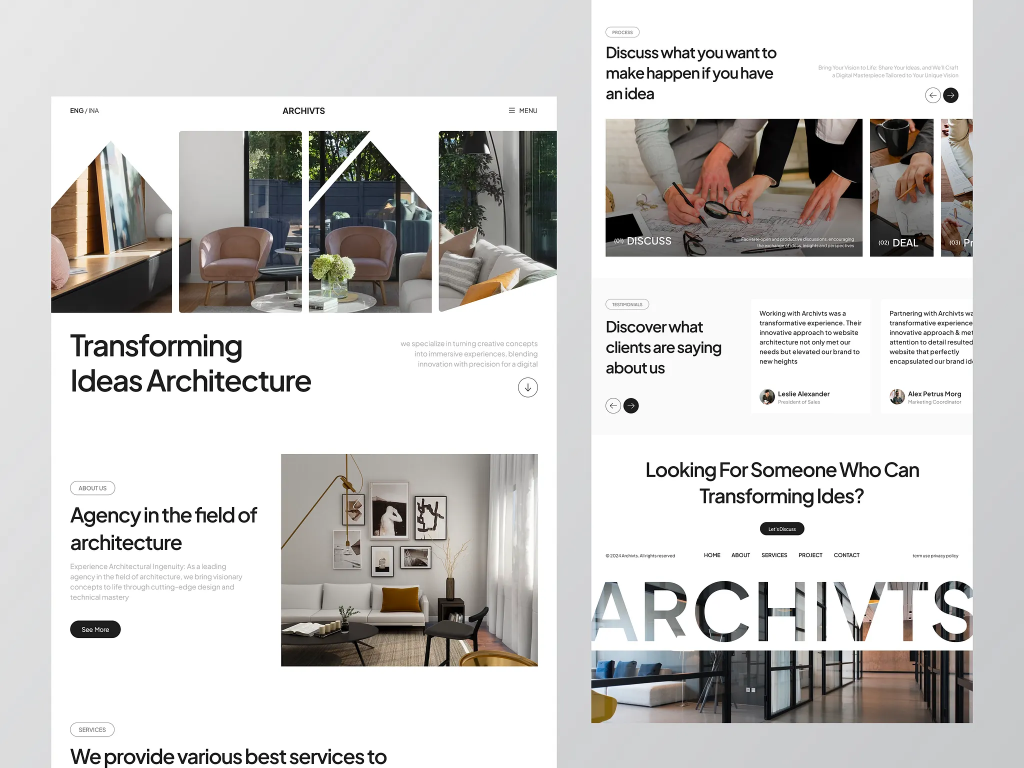
#> input picture Context/Spheres/System/Entrepreneurship/Five Points Digital Studio/Operations/Clientele/Active/Custom Window Decorators/Brand Assets/original-76592a696aeb5b7d9700091ef51c7547.webp, 2048 x 1536 px (shown at 1/2 size); its folder holds only this picture in this run
$ python -i halftone.py   (imports and definitions only)
#> lines starting #> are read from the running program, lines starting #| are printed output that depends on the picture
### Context/Spheres/System/Entrepreneurship/Five Points Digital Studio/Marketing & Sales/Identity/Renovation 2026-09/toolchain/fieldlib.py
"""Shared geometry and render pipeline for Five Points field studies.

Every shape in the identity descends from one morpheme: the golden rhombus. The
rosette is that rhombus repeated five times at 72 degrees around a rounded
pentagon core. Fields are built only from pieces of the mark - the petal (leaf)
and the mote - never from new shapes.
"""
import math
import os

from playwright.sync_api import sync_playwright

PHI = (1 + 5 ** 0.5) / 2
SEAM = 4.5

INK = "#0F0F10"
BONE = "#EAE0C8"
PAPER = "#F8F8F8"
RULE = "#BDB4A2"
MUTE = "#7A7264"
CORAL = "#D96E6E"
GREIGE = "#B5AFA0"

# Tonal ramps. A field is one hue in three or four steps, never a mix of voices.
BONE_RAMP = ["#F4EEDF", "#EDE3CE", "#E3D6B9", "#D6C6A2"]
CORAL_RAMP = ["#F6DDDD", "#EFC2C2", "#E49B9B", "#D96E6E"]
INK_RAMP = ["#2A261D", "#383225", "#4A4334", "#5D5442"]
GREIGE_RAMP = ["#EDEAE2", "#DFDACD", "#CDC6B4", "#B5AFA0"]

CHROME = "/Applications/Google Chrome.app/Contents/MacOS/Google Chrome"

SANS = 'font-family="Helvetica Neue, Helvetica, Arial, sans-serif"'
SERIF = 'font-family="Georgia, Times New Roman, serif"'
LBL = f'{SANS} letter-spacing="1.7"'


# ---------------------------------------------------------------- geometry
def pentagon(R):
    return [(R * math.sin(2 * math.pi * k / 5), -R * math.cos(2 * math.pi * k / 5))
            for k in range(5)]


def shrink(poly, s):
    cx = sum(p[0] for p in poly) / len(poly)
    cy = sum(p[1] for p in poly) / len(poly)
    return [(cx + (x - cx) * s, cy + (y - cy) * s) for x, y in poly]


def rounded(poly, r):
#> called with r = 4.5
    n = len(poly)
    pts = []
    for i in range(n):
        p = poly[i]
        a = poly[i - 1]
        b = poly[(i + 1) % n]
        va = (a[0] - p[0], a[1] - p[1])
        vb = (b[0] - p[0], b[1] - p[1])
        la = math.hypot(*va) or 1
        lb = math.hypot(*vb) or 1
        d = min(r, la / 2, lb / 2)
        pts.append(((p[0] + va[0] / la * d, p[1] + va[1] / la * d), p,
                    (p[0] + vb[0] / lb * d, p[1] + vb[1] / lb * d)))
    f = lambda q: f"{q[0]:.2f},{q[1]:.2f}"
    s = f"M{f(pts[0][2])}"
    for i in range(1, n + 1):
        A, p, B = pts[i % n]
        s += f" L{f(A)} Q{f(p)} {f(B)}"
    return s + " Z"


# [8 lines left out: function leaf, not called in this run]


def rhombus(y, L, Wd):
    return [(0, -y), (Wd / 2, -(y + L / 2)), (0, -(y + L)), (-Wd / 2, -(y + L / 2))]


CORE = rounded(shrink(pentagon(13), 0.84), 4.5)
PETAL = rhombus(15 + SEAM, 26, 26 / PHI)
MOTE = rhombus(101.5, 18, 18 / PHI)
ROS_EXT = 15 + SEAM + 26


# ---------------------------------------------------------------- the pieces
# [26 lines left out: functions rosette, _piece, petal, not called in this run]


def mote(cx, cy, height, colour, rot=0, opacity=1.0):
    """The small leaf from the mark's outer ring. Same law, shorter and fatter."""
    return _piece(shrink(MOTE, 0.84), cx, cy, height, colour, rot, opacity)


PETAL_ASPECT = 1 / PHI   # width is roughly height / phi


# ---------------------------------------------------------------- composition
def clip(cid, x, y, w, h, r=14):
    return f'<clipPath id="{cid}"><rect x="{x}" y="{y}" width="{w}" height="{h}" rx="{r}"/></clipPath>'


# [44 lines left out: functions panel, torus, tile_pattern, render, not called in this run]

### Context/Spheres/System/Entrepreneurship/Five Points Digital Studio/Marketing & Sales/Identity/Renovation 2026-09/toolchain/halftone.py
"""Halftone screening in which the dot is the brand mark.

A conventional halftone varies the area of a circle to reproduce tone. This screen
varies the area of the Quintessence instead: the rounded pentagon core in the
shadows and midtones where dots are small, stepping up to the full rosette where
dots are large enough to carry the detail. The mark ladder made literal - the
image is built out of the brand at every scale.
"""
import math
import os

import numpy as np
from PIL import Image
from playwright.sync_api import sync_playwright

import fieldlib as F

INK = F.INK
PAPER = F.PAPER
BONE = F.BONE
CORAL = F.CORAL

CORE_R = 13.0                  # circumradius of the pentagon core, mark units
ROS_R = F.ROS_EXT              # tip radius of the full rosette, mark units

# Fraction of its own bounding disc that each shape actually inks, measured by
# rasterising the shape and counting. The rosette is mostly air, so a rosette and a
# core of equal diameter lay down very different amounts of ink. Sizing every dot
# from these figures is what keeps the tonal scale continuous when the screen steps
# from one shape to the other.
K_INK = {"core": 0.5032, "rosette": 0.1915}


def _diameter(cov, pitch, shape, gain):
    """Diameter that inks `cov` of the cell, for this shape. Area, not width."""
    return gain * math.sqrt(4.0 * pitch * pitch * cov / (math.pi * K_INK[shape]))


# [7 lines left out: function _defs, not called in this run]


def _coverage(path, out_w, crop=None, gamma=1.0, contrast=1.0, invert=False,
              black=0.0, white=1.0):
    """Return a float array of ink coverage, 0 = paper, 1 = solid."""
#> called with out_w = 'out.png', gamma = 1, contrast = 1, invert = False, black = 0, white = 1
    im = Image.open(path).convert("L")
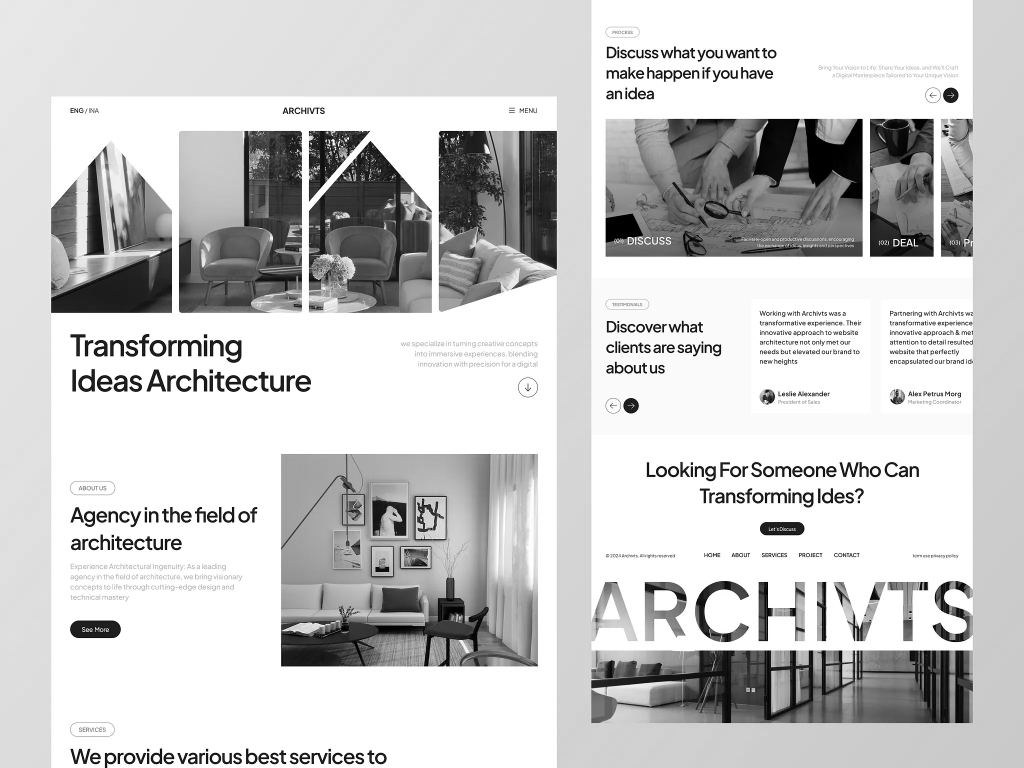
#> im: PIL image 2048x1536 L (shown at 1/2 size); min 0, max 255, mean 202.3
    if crop:
        im = im.crop(crop)
    ratio = im.height / im.width
#> ratio = 0.75
#> (the run stopped early here; a loop or call above may not have finished)
